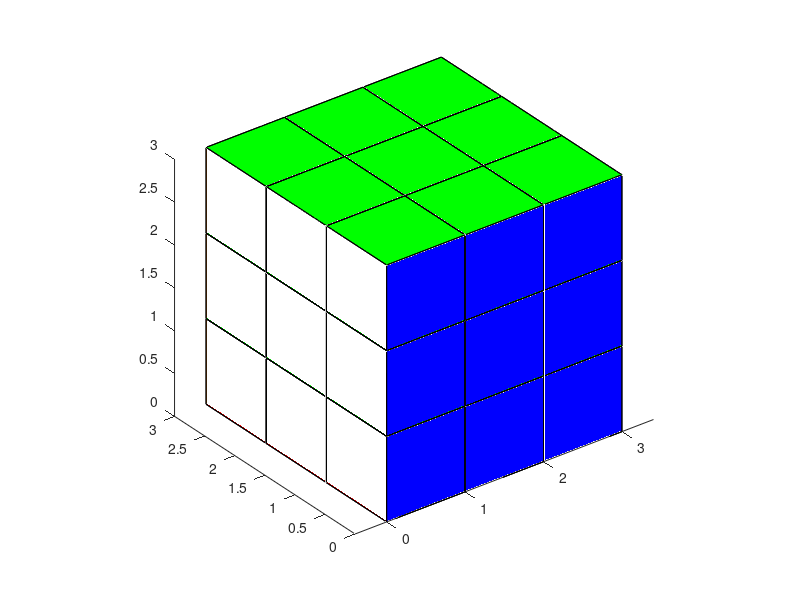

Here is the MATLAB script that generated this plot:
function GraficoCuboRubik()
    vertices = [0 0 0;
                1 0 0;
                1 1 0;
                0 1 0;
                0 0 1;
                1 0 1;
                1 1 1;
                0 1 1];
    faces = [1 2 3 4;
             5 6 7 8;
             1 2 6 5;
             2 3 7 6;
             3 4 8 7;
             4 1 5 8];
    faceColors = [1 0 0;
                  0 1 0;
                  0 0 1;
                  1 1 0;
                  1 0.5 0;
                  1 1 1];
    hold on;
    axis equal;
    view(3);
    for i = 0:2
        for j = 0:2
            for k = 0:2
                v = vertices + [i j k];
                for f = 1:6
                    patch('Vertices', v, 'Faces', faces(f,:), 'FaceColor', faceColors(f,:), ...
                          'EdgeColor', 'k');
                end
            end
        end
    end
    hold off;
end

